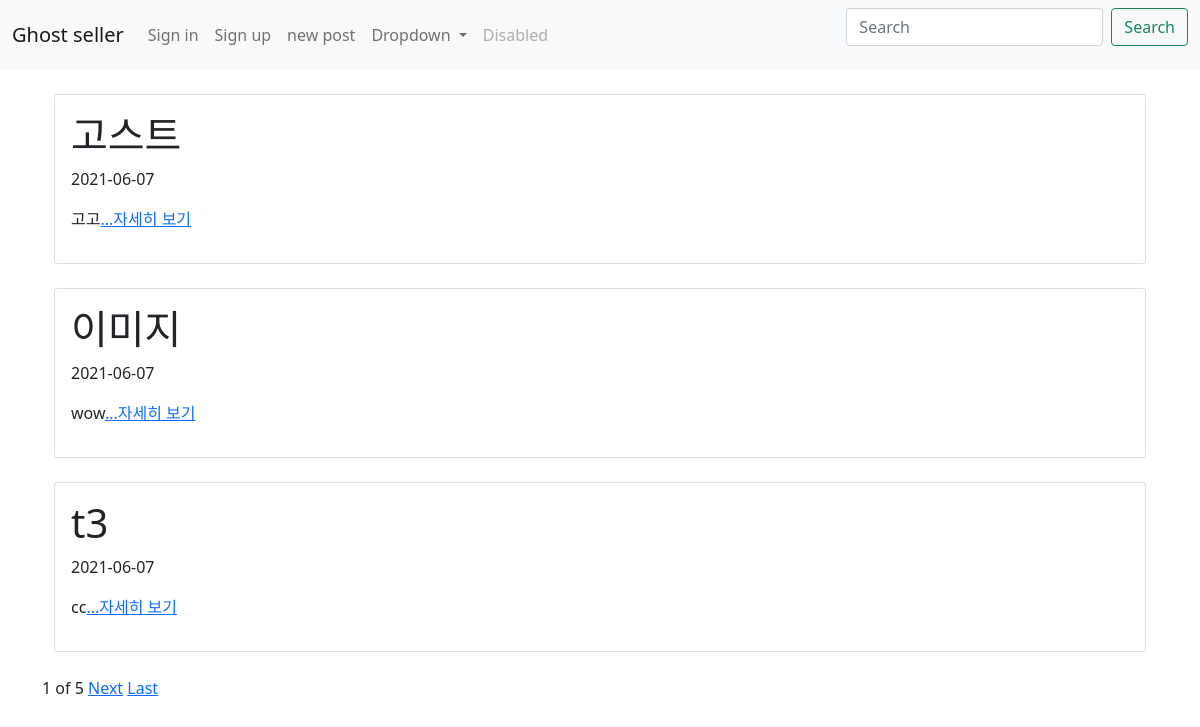
Before: / with the older database file.
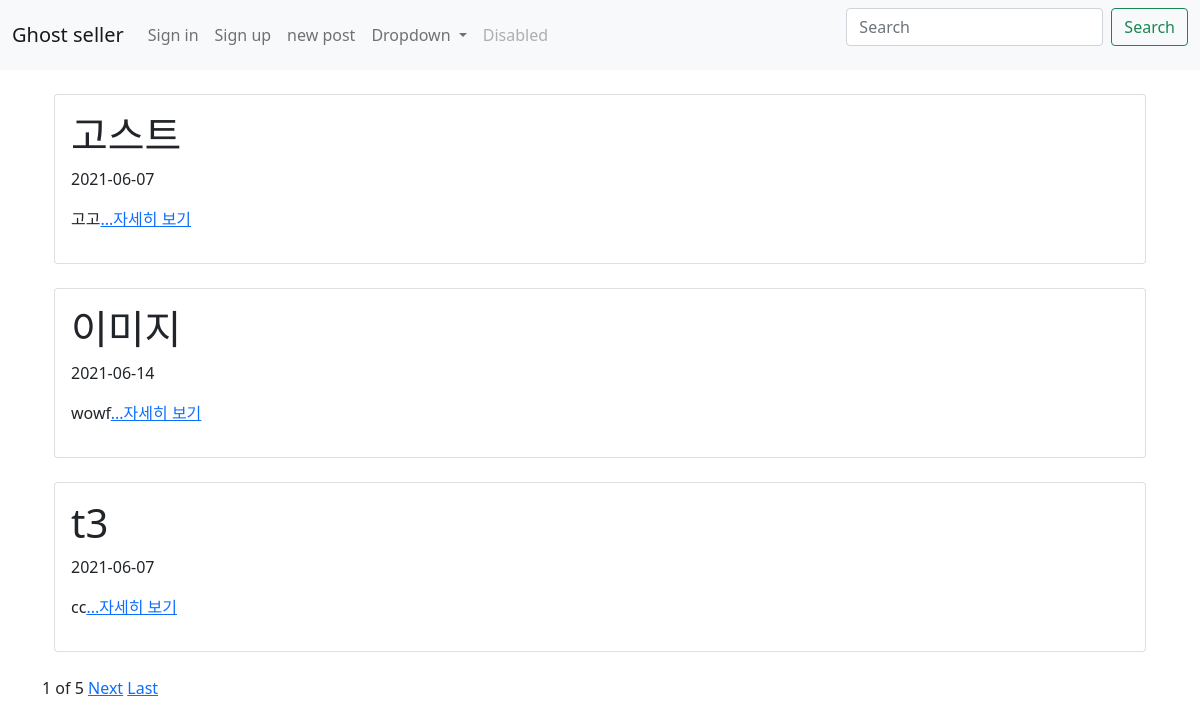
After: the same page with the newer database file.
### first_app/models.py (models this page shows, shortened)
class Blog(models.Model):
    title = models.CharField(max_length=200)
    pub_date = models.DateTimeField('date published')
    body = models.TextField()
    images = models.ImageField(blank=True, upload_to="images", null=True)
    def summary(self):
        return self.body[:100]

### first_app/views.py (the view)
# urls.py: 2. Add a URL to urlpatterns:  path('', views.home, name='home')
def home(request):
    blogs = Blog.objects.order_by('-id')
    blog_list = Blog.objects.all().order_by('-id')
    paginator = Paginator(blog_list, 3)
    page = request.GET.get('page')
    posts = paginator.get_page(page)
    return render(request, 'home.html', {'blogs' : blogs, 'posts' : posts})

### first_app/templates/home.html (shortened to what this page needs)
{% extends 'base.html' %}
{% block content %}
    {% for blog in posts %}
    <div class="container">
    <div class="card">
        <div class="card-body">
        <h1>{{blog.title}}</h1>
        <p>{{blog.pub_date | date:"Y-m-d"}}</p>
        <p>{{blog.summary}}<a href="{% url 'detail' blog.id %}">...자세히 보기<a/></p>
        </div>
    </div>
    </div>
    <br>
    {% endfor %}
    <span>{{posts.number}}</span>
    <span>of</span>
    <span>{{posts.paginator.num_pages}}</span>
    {%if posts.has_next%}
    <a href="?page={{posts.next_page_number}}">Next</a>
    <a href="?page={{posts.paginator.num_pages}}">Last</a>
    {%endif%}
{% endblock %}

Changed rows visible on the page:
changed Blog "이미지": pub_date "2021-06-07" → "2021-06-14"; summary "wow" → "wowf"
